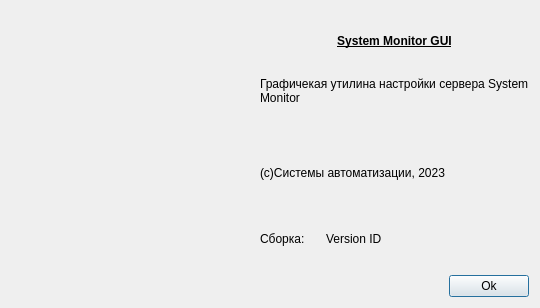
<?xml version="1.0" encoding="UTF-8"?>
<ui version="4.0">
 <class>About</class>
 <widget class="QDialog" name="About">
  <property name="windowModality">
   <enum>Qt::WindowModal</enum>
  </property>
  <property name="geometry">
   <rect>
    <x>0</x>
    <y>0</y>
    <width>540</width>
    <height>308</height>
   </rect>
  </property>
  <property name="sizePolicy">
   <sizepolicy hsizetype="Fixed" vsizetype="Fixed">
    <horstretch>0</horstretch>
    <verstretch>0</verstretch>
   </sizepolicy>
  </property>
  <property name="windowTitle">
   <string>О программе</string>
  </property>
  <property name="windowIcon">
   <iconset resource="resurses.qrc">
    <normaloff>:/ico/res/ico-32.png</normaloff>:/ico/res/ico-32.png</iconset>
  </property>
  <layout class="QVBoxLayout" name="verticalLayout">
   <item>
    <layout class="QHBoxLayout" name="horizontalLayout_2">
     <item>
      <widget class="QLabel" name="label">
       <property name="text">
        <string/>
       </property>
       <property name="pixmap">
        <pixmap resource="resurses.qrc">:/ico/res/ico-256.png</pixmap>
       </property>
      </widget>
     </item>
     <item>
      <layout class="QVBoxLayout" name="verticalLayout_2">
       <item>
        <widget class="QLabel" name="label_3">
         <property name="font">
          <font>
           <bold>true</bold>
           <underline>true</underline>
          </font>
         </property>
         <property name="text">
          <string>System Monitor GUI</string>
         </property>
         <property name="alignment">
          <set>Qt::AlignCenter</set>
         </property>
        </widget>
       </item>
       <item>
        <widget class="QLabel" name="label_4">
         <property name="text">
          <string>Графичекая утилина настройки сервера System Monitor</string>
         </property>
         <property name="alignment">
          <set>Qt::AlignLeading|Qt::AlignLeft|Qt::AlignTop</set>
         </property>
         <property name="wordWrap">
          <bool>true</bool>
         </property>
        </widget>
       </item>
       <item>
        <widget class="QLabel" name="label_5">
         <property name="text">
          <string>(c)Системы автоматизации, 2023</string>
         </property>
        </widget>
       </item>
       <item>
        <layout class="QHBoxLayout" name="horizontalLayout_3">
         <item>
          <widget class="QLabel" name="label_2">
           <property name="maximumSize">
            <size>
             <width>60</width>
             <height>16777215</height>
            </size>
           </property>
           <property name="text">
            <string>Сборка:</string>
           </property>
          </widget>
         </item>
         <item>
          <widget class="QLabel" name="versionLabel">
           <property name="text">
            <string>Version ID</string>
           </property>
          </widget>
         </item>
        </layout>
       </item>
      </layout>
     </item>
    </layout>
   </item>
   <item>
    <layout class="QHBoxLayout" name="horizontalLayout">
     <item>
      <spacer name="horizontalSpacer">
       <property name="orientation">
        <enum>Qt::Horizontal</enum>
       </property>
       <property name="sizeHint" stdset="0">
        <size>
         <width>40</width>
         <height>20</height>
        </size>
       </property>
      </spacer>
     </item>
     <item>
      <widget class="QPushButton" name="okPushButton">
       <property name="text">
        <string>Ok</string>
       </property>
      </widget>
     </item>
    </layout>
   </item>
  </layout>
 </widget>
 <resources>
  <include location="resurses.qrc"/>
 </resources>
 <connections>
  <connection>
   <sender>okPushButton</sender>
   <signal>clicked()</signal>
   <receiver>About</receiver>
   <slot>close()</slot>
   <hints>
    <hint type="sourcelabel">
     <x>489</x>
     <y>285</y>
    </hint>
    <hint type="destinationlabel">
     <x>269</x>
     <y>153</y>
    </hint>
   </hints>
  </connection>
 </connections>
</ui>
